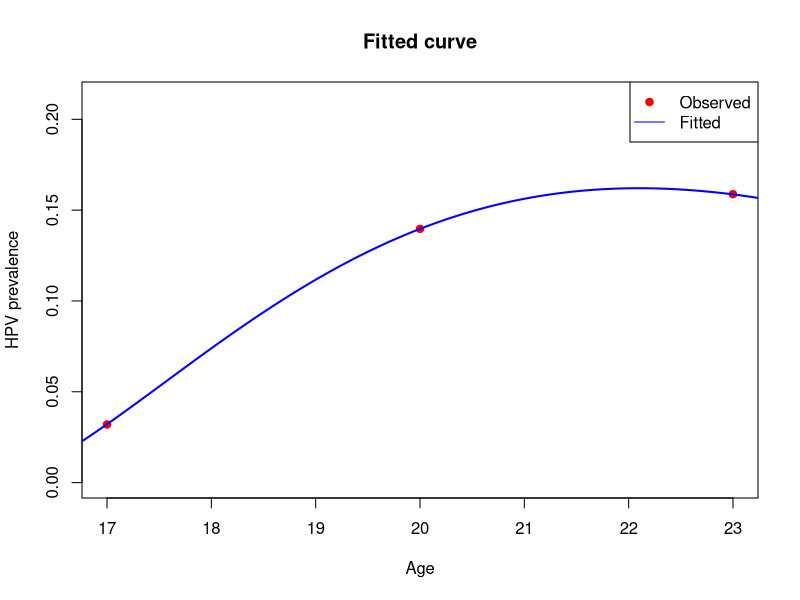

R code for this plot:
x <- c(17, 20, 23)               
n_total <- c(2094, 2892, 2267)      
y_infected <- c(67, 404, 360)  

x0 <- 15                            
n_power <- 2                         
f_model <- function(x, A, B, C) {
  d <- x - x0
  B + (A * d^n_power - B) * exp(-C * d)
}

neg_log_likelihood <- function(par) {
  A <- par[1]
  B <- par[2]
  C <- par[3]
  
  p <- f_model(x, A, B, C)
  p <- pmax(pmin(p, 1 - 1e-6), 1e-6)  
  
  -sum(y_infected * log(p) + (n_total - y_infected) * log(1 - p))
}

result <- optim(
  par = c(0.01, 0.1, 0.1),       
  fn = neg_log_likelihood,      
  method = "BFGS"
)




curve_x <- seq(16, 24, length.out = 200)
fitted_p <- f_model(curve_x, result$par[1], result$par[2], result$par[3])

plot(x, y_infected / n_total, col = "red", pch = 19,
     ylim = c(0, max(y_infected / n_total, fitted_p) + 0.05),
     xlab = "Age", ylab = "HPV prevalence",
     main = "Fitted curve")
lines(curve_x, fitted_p, col = "blue", lwd = 2)
legend("topright", legend = c("Observed", "Fitted"),
       col = c("red", "blue"), pch = c(19, NA), lty = c(NA, 1))
